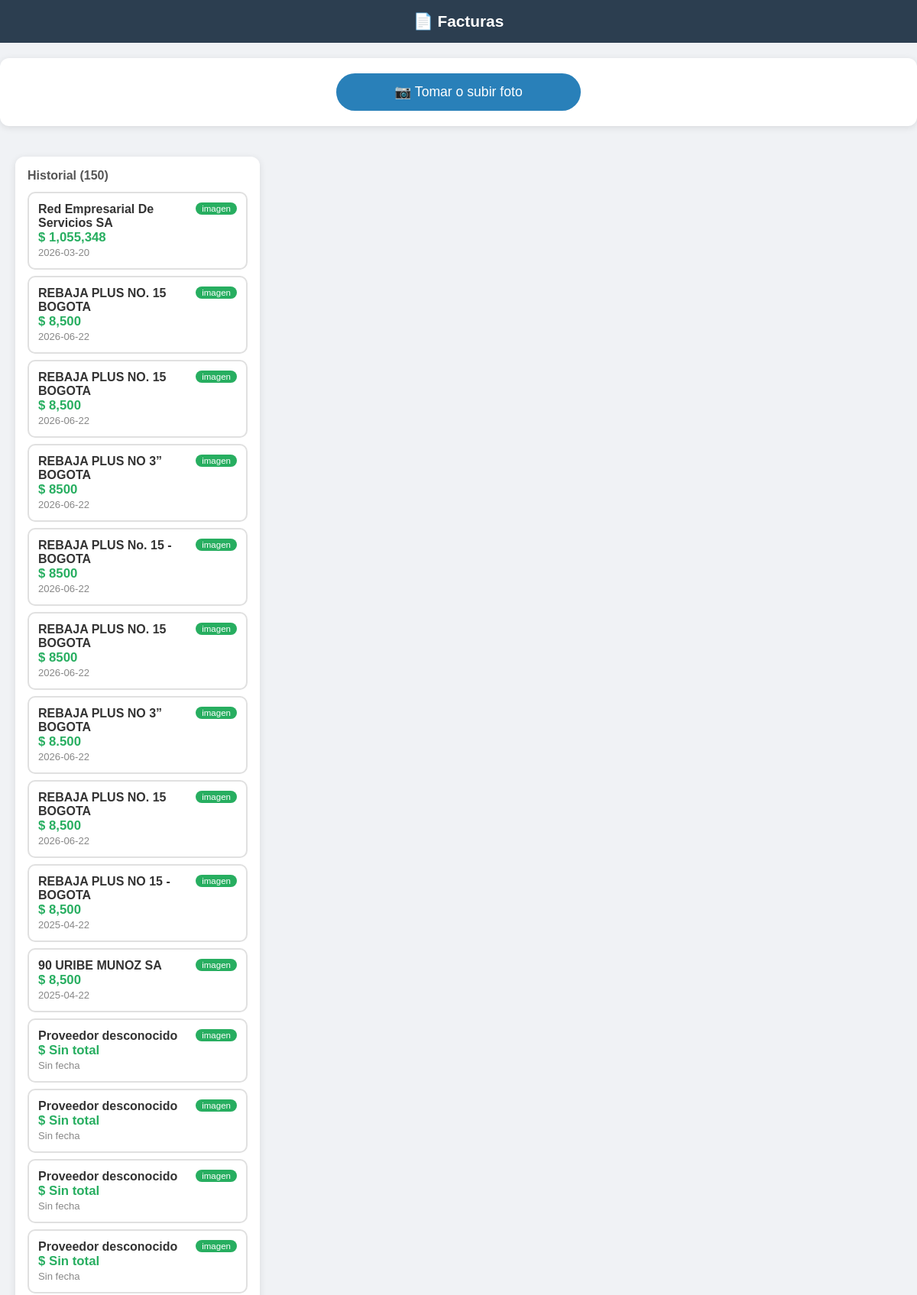
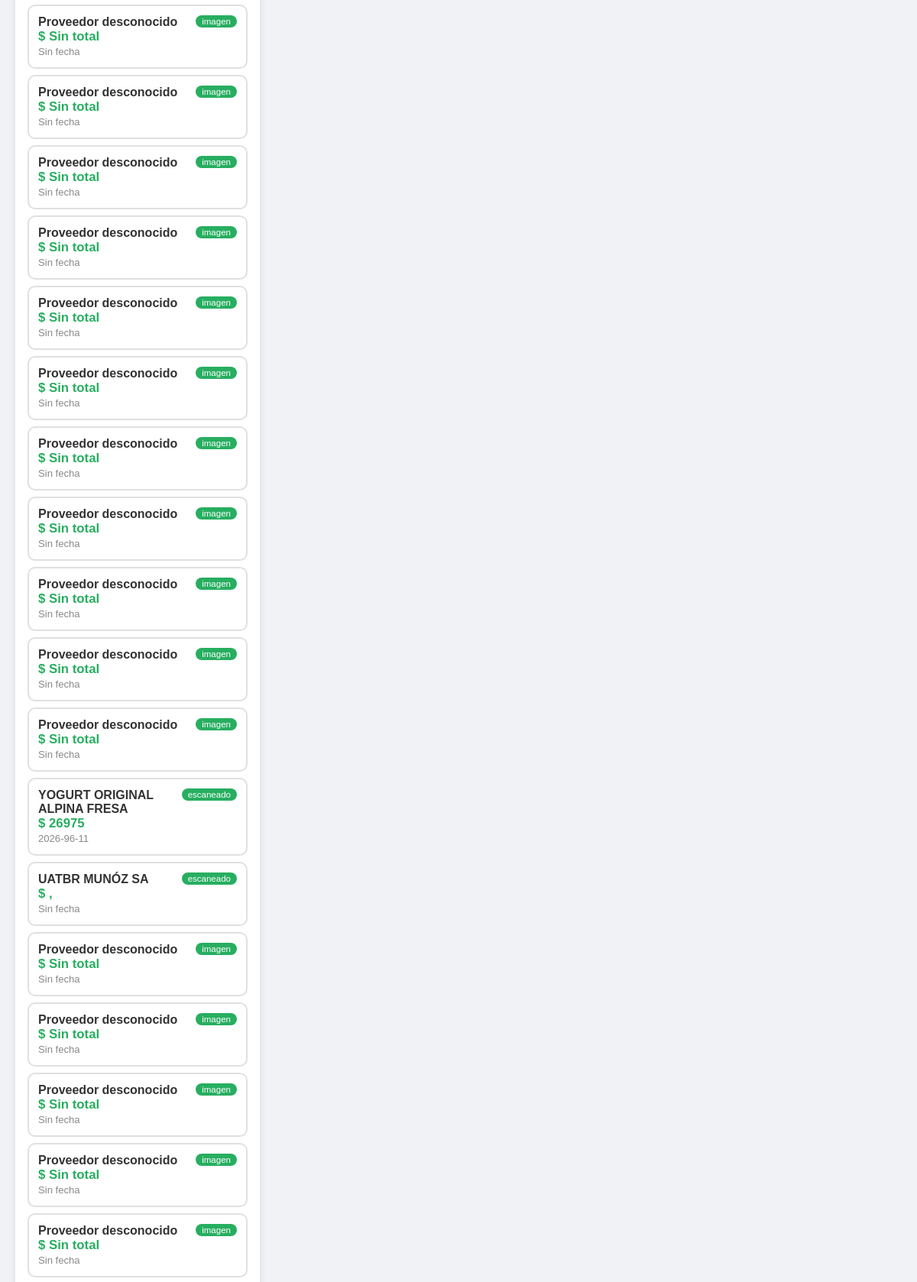
The page / (upper part) on the database its author committed (2 pictures, top to bottom).
### tables this page shows
CREATE TABLE facturas (
                id INTEGER PRIMARY KEY AUTOINCREMENT,
                nombre_archivo TEXT NOT NULL,
                tipo_pdf TEXT,
                texto_extraido TEXT,
                banco TEXT,
                total TEXT,
                fecha TEXT,
                proveedor TEXT,
                fecha_procesado TIMESTAMP DEFAULT CURRENT_TIMESTAMP
            );

### app.py (the view)
@app.route("/")
def index():
    return render_template(
        "index.html",
        facturas=obtener_todas()
    )

### database/db_manager.py (called while the page is built)
def obtener_todas():
    with sqlite3.connect(DB_PATH) as conn:
        conn.row_factory = sqlite3.Row
        cursor = conn.cursor()
        cursor.execute("SELECT * FROM facturas ORDER BY fecha_procesado DESC")
        return cursor.fetchall() #trae todos los resultados

### web/templates/index.html (shortened to what this page needs)
<!DOCTYPE html>
<html lang="es">
<head>
    <link rel="stylesheet" href="{{ url_for('static', filename='css/style.css') }}">
</head>
<body>
<h1>📄 Facturas</h1>
<div class="upload-box">
    <label for="inputArchivo" class="btn-subir">
        📷 Tomar o subir foto
    </label>
</div>
<div class="contenedor">
    <div class="panel-lista">
        <h2>Historial ({{ facturas|length }})</h2>
        {% for f in facturas %}
        <a href="/factura/{{ f['id'] }}" class="tarjeta-factura {% if factura_seleccionada and factura_seleccionada['id'] == f['id'] %}seleccionada{% endif %}">
            <span class="tipo-badge">{{ f['tipo_pdf'] }}</span>
            <strong>{{ f['proveedor'] or 'Proveedor desconocido' }}</strong><br>
            <span class="monto">$ {{ f['total'] or 'Sin total' }}</span><br>
            <span class="fecha-small">{{ f['fecha'] or 'Sin fecha' }}</span>
        </a>
        {% endfor %}
    </div>
</div>
</body>
</html>

### web/static/css/style.css (style rules this page uses)
* { box-sizing: border-box; margin: 0; padding: 0; }
body { font-family: Arial, sans-serif; background: #f0f2f5; color: #333; }
h1 { text-align: center; padding: 16px; background: #2c3e50; color: white; font-size: 1.3em; }
.upload-box { background: white; margin: 16px; border-radius: 12px; padding: 20px; text-align: center; box-shadow: 0 2px 10px rgba(0,0,0,0.1); }
.btn-subir { display: inline-block; background: #2980b9; color: white; padding: 14px 28px; border-radius: 30px; font-size: 1.1em; cursor: pointer; width: 100%; max-width: 320px; }
.contenedor { padding: 0 16px 24px; display: flex; flex-direction: column; gap: 16px; }
.panel-lista { background: white; border-radius: 12px; padding: 16px; box-shadow: 0 2px 10px rgba(0,0,0,0.1); }
.panel-lista h2 { margin-bottom: 12px; font-size: 1em; color: #555; }
.tarjeta-factura { display: block; padding: 12px; margin: 8px 0; border: 2px solid #e0e0e0; border-radius: 10px; text-decoration: none; color: #333; transition: all 0.2s; position: relative; }
.tipo-badge { background: #27ae60; color: white; padding: 2px 8px; border-radius: 20px; font-size: 0.72em; float: right; }
.monto { font-weight: bold; color: #27ae60; font-size: 1.05em; }
.fecha-small { font-size: 0.82em; color: #888; }
@media (min-width: 700px) { .contenedor { flex-direction: row; max-width: 1200px; margin: 0 auto; padding: 20px; } }
@media (min-width: 700px) { .panel-lista { width: 320px; height: 80vh; overflow-y: auto; } }
@media (min-width: 700px) { .upload-box { margin: 20px auto; max-width: 1200px; } }

### rows shown on the page
facturas: tipo_pdf "imagen", proveedor "Red Empresarial De Servicios SA", total "1,055,348", fecha "2026-03-20"
facturas: tipo_pdf "imagen", proveedor "REBAJA PLUS NO. 15 BOGOTA", total "8,500", fecha "2026-06-22"
facturas: tipo_pdf "imagen", proveedor "REBAJA PLUS NO. 15 BOGOTA", total "8,500", fecha "2026-06-22"
facturas: tipo_pdf "imagen", proveedor "REBAJA PLUS NO 3” BOGOTA", total "8500", fecha "2026-06-22"
facturas: tipo_pdf "imagen", proveedor "REBAJA PLUS No. 15 - BOGOTA", total "8500", fecha "2026-06-22"
facturas: tipo_pdf "imagen", proveedor "REBAJA PLUS NO. 15 BOGOTA", total "8500", fecha "2026-06-22"
facturas: tipo_pdf "imagen", proveedor "REBAJA PLUS NO 3” BOGOTA", total "8.500", fecha "2026-06-22"
facturas: tipo_pdf "imagen", proveedor "REBAJA PLUS NO. 15 BOGOTA", total "8,500", fecha "2026-06-22"
facturas: tipo_pdf "imagen", proveedor "REBAJA PLUS NO 15 - BOGOTA", total "8,500", fecha "2025-04-22"
facturas: tipo_pdf "imagen", proveedor "90 URIBE MUNOZ SA", total "8,500", fecha "2025-04-22"
facturas: tipo_pdf "imagen", proveedor "Proveedor desconocido", total "Sin total", fecha "Sin fecha"
facturas: tipo_pdf "imagen", proveedor "Proveedor desconocido", total "Sin total", fecha "Sin fecha"
facturas: tipo_pdf "imagen", proveedor "Proveedor desconocido", total "Sin total", fecha "Sin fecha"
facturas: tipo_pdf "imagen", proveedor "Proveedor desconocido", total "Sin total", fecha "Sin fecha"
facturas: tipo_pdf "imagen", proveedor "Proveedor desconocido", total "Sin total", fecha "Sin fecha"
facturas: tipo_pdf "imagen", proveedor "Proveedor desconocido", total "Sin total", fecha "Sin fecha"
facturas: tipo_pdf "imagen", proveedor "Proveedor desconocido", total "Sin total", fecha "Sin fecha"
facturas: tipo_pdf "imagen", proveedor "Proveedor desconocido", total "Sin total", fecha "Sin fecha"
facturas: tipo_pdf "imagen", proveedor "Proveedor desconocido", total "Sin total", fecha "Sin fecha"
facturas: tipo_pdf "imagen", proveedor "Proveedor desconocido", total "Sin total", fecha "Sin fecha"
facturas: tipo_pdf "imagen", proveedor "Proveedor desconocido", total "Sin total", fecha "Sin fecha"
facturas: tipo_pdf "imagen", proveedor "Proveedor desconocido", total "Sin total", fecha "Sin fecha"
facturas: tipo_pdf "imagen", proveedor "Proveedor desconocido", total "Sin total", fecha "Sin fecha"
facturas: tipo_pdf "imagen", proveedor "Proveedor desconocido", total "Sin total", fecha "Sin fecha"
facturas: tipo_pdf "imagen", proveedor "Proveedor desconocido", total "Sin total", fecha "Sin fecha"
facturas: tipo_pdf "escaneado", proveedor "YOGURT ORIGINAL ALPINA FRESA", total "26975", fecha "2026-96-11"
facturas: tipo_pdf "escaneado", proveedor "UATBR MUNÓZ SA", total ",", fecha "Sin fecha"
facturas: tipo_pdf "imagen", proveedor "Proveedor desconocido", total "Sin total", fecha "Sin fecha"
facturas: tipo_pdf "imagen", proveedor "Proveedor desconocido", total "Sin total", fecha "Sin fecha"
facturas: tipo_pdf "imagen", proveedor "Proveedor desconocido", total "Sin total", fecha "Sin fecha"
facturas: tipo_pdf "imagen", proveedor "Proveedor desconocido", total "Sin total", fecha "Sin fecha"
facturas: tipo_pdf "imagen", proveedor "Proveedor desconocido", total "Sin total", fecha "Sin fecha"

### other values the page prints
{{ facturas|length }} "150"
